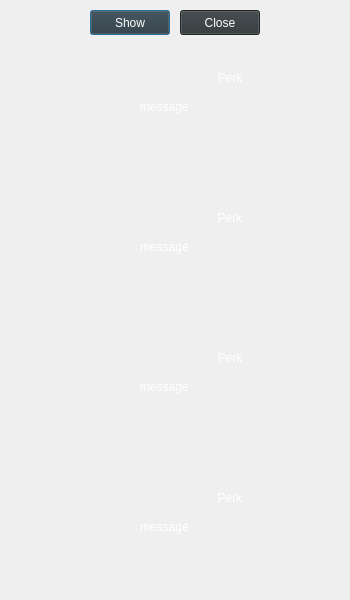
<?xml version="1.0" encoding="UTF-8"?>
<ui version="4.0">
 <class>Dialog</class>
 <widget class="QDialog" name="Dialog">
  <property name="geometry">
   <rect>
    <x>0</x>
    <y>0</y>
    <width>350</width>
    <height>600</height>
   </rect>
  </property>
  <property name="minimumSize">
   <size>
    <width>350</width>
    <height>140</height>
   </size>
  </property>
  <property name="maximumSize">
   <size>
    <width>350</width>
    <height>600</height>
   </size>
  </property>
  <property name="windowTitle">
   <string>Dialog</string>
  </property>
  <property name="styleSheet">
   <string notr="true">font: 12pt &quot;Sylfaen&quot;;
color: rgb(255, 255, 255);


</string>
  </property>
  <widget class="QLabel" name="msg4_lbl">
   <property name="geometry">
    <rect>
     <x>140</x>
     <y>520</y>
     <width>200</width>
     <height>60</height>
    </rect>
   </property>
   <property name="sizePolicy">
    <sizepolicy hsizetype="Preferred" vsizetype="Fixed">
     <horstretch>0</horstretch>
     <verstretch>0</verstretch>
    </sizepolicy>
   </property>
   <property name="styleSheet">
    <string notr="true"/>
   </property>
   <property name="text">
    <string>message</string>
   </property>
   <property name="alignment">
    <set>Qt::AlignLeading|Qt::AlignLeft|Qt::AlignTop</set>
   </property>
   <property name="wordWrap">
    <bool>true</bool>
   </property>
  </widget>
  <widget class="QLabel" name="img1">
   <property name="geometry">
    <rect>
     <x>20</x>
     <y>60</y>
     <width>100</width>
     <height>100</height>
    </rect>
   </property>
   <property name="sizePolicy">
    <sizepolicy hsizetype="Fixed" vsizetype="Fixed">
     <horstretch>0</horstretch>
     <verstretch>0</verstretch>
    </sizepolicy>
   </property>
   <property name="minimumSize">
    <size>
     <width>100</width>
     <height>100</height>
    </size>
   </property>
   <property name="maximumSize">
    <size>
     <width>100</width>
     <height>100</height>
    </size>
   </property>
   <property name="cursor">
    <cursorShape>ArrowCursor</cursorShape>
   </property>
   <property name="toolTip">
    <string/>
   </property>
   <property name="whatsThis">
    <string/>
   </property>
   <property name="styleSheet">
    <string notr="true"/>
   </property>
   <property name="text">
    <string/>
   </property>
   <property name="alignment">
    <set>Qt::AlignCenter</set>
   </property>
  </widget>
  <widget class="QLabel" name="perk3_lbl">
   <property name="geometry">
    <rect>
     <x>130</x>
     <y>340</y>
     <width>200</width>
     <height>35</height>
    </rect>
   </property>
   <property name="styleSheet">
    <string notr="true">font: 14pt &quot;Sylfaen&quot;;
background-color: rgba(0, 0, 0, 0);</string>
   </property>
   <property name="text">
    <string>Perk</string>
   </property>
   <property name="alignment">
    <set>Qt::AlignCenter</set>
   </property>
  </widget>
  <widget class="QLabel" name="perk1_lbl">
   <property name="geometry">
    <rect>
     <x>130</x>
     <y>60</y>
     <width>200</width>
     <height>35</height>
    </rect>
   </property>
   <property name="styleSheet">
    <string notr="true">font: 14pt &quot;Sylfaen&quot;;
background-color: rgba(0, 0, 0, 0);</string>
   </property>
   <property name="text">
    <string>Perk</string>
   </property>
   <property name="alignment">
    <set>Qt::AlignCenter</set>
   </property>
  </widget>
  <widget class="QLabel" name="img3">
   <property name="geometry">
    <rect>
     <x>20</x>
     <y>340</y>
     <width>100</width>
     <height>100</height>
    </rect>
   </property>
   <property name="sizePolicy">
    <sizepolicy hsizetype="Fixed" vsizetype="Fixed">
     <horstretch>0</horstretch>
     <verstretch>0</verstretch>
    </sizepolicy>
   </property>
   <property name="minimumSize">
    <size>
     <width>100</width>
     <height>100</height>
    </size>
   </property>
   <property name="maximumSize">
    <size>
     <width>100</width>
     <height>100</height>
    </size>
   </property>
   <property name="cursor">
    <cursorShape>ArrowCursor</cursorShape>
   </property>
   <property name="toolTip">
    <string/>
   </property>
   <property name="whatsThis">
    <string/>
   </property>
   <property name="styleSheet">
    <string notr="true"/>
   </property>
   <property name="text">
    <string/>
   </property>
   <property name="alignment">
    <set>Qt::AlignCenter</set>
   </property>
  </widget>
  <widget class="QLabel" name="msg3_lbl">
   <property name="geometry">
    <rect>
     <x>140</x>
     <y>380</y>
     <width>200</width>
     <height>60</height>
    </rect>
   </property>
   <property name="sizePolicy">
    <sizepolicy hsizetype="Preferred" vsizetype="Fixed">
     <horstretch>0</horstretch>
     <verstretch>0</verstretch>
    </sizepolicy>
   </property>
   <property name="styleSheet">
    <string notr="true"/>
   </property>
   <property name="text">
    <string>message</string>
   </property>
   <property name="alignment">
    <set>Qt::AlignLeading|Qt::AlignLeft|Qt::AlignTop</set>
   </property>
   <property name="wordWrap">
    <bool>true</bool>
   </property>
  </widget>
  <widget class="QLabel" name="msg2_lbl">
   <property name="geometry">
    <rect>
     <x>140</x>
     <y>240</y>
     <width>200</width>
     <height>60</height>
    </rect>
   </property>
   <property name="sizePolicy">
    <sizepolicy hsizetype="Preferred" vsizetype="Fixed">
     <horstretch>0</horstretch>
     <verstretch>0</verstretch>
    </sizepolicy>
   </property>
   <property name="styleSheet">
    <string notr="true"/>
   </property>
   <property name="text">
    <string>message</string>
   </property>
   <property name="alignment">
    <set>Qt::AlignLeading|Qt::AlignLeft|Qt::AlignTop</set>
   </property>
   <property name="wordWrap">
    <bool>true</bool>
   </property>
  </widget>
  <widget class="QLabel" name="img4">
   <property name="geometry">
    <rect>
     <x>20</x>
     <y>480</y>
     <width>100</width>
     <height>100</height>
    </rect>
   </property>
   <property name="sizePolicy">
    <sizepolicy hsizetype="Fixed" vsizetype="Fixed">
     <horstretch>0</horstretch>
     <verstretch>0</verstretch>
    </sizepolicy>
   </property>
   <property name="minimumSize">
    <size>
     <width>100</width>
     <height>100</height>
    </size>
   </property>
   <property name="maximumSize">
    <size>
     <width>100</width>
     <height>100</height>
    </size>
   </property>
   <property name="cursor">
    <cursorShape>ArrowCursor</cursorShape>
   </property>
   <property name="toolTip">
    <string/>
   </property>
   <property name="whatsThis">
    <string/>
   </property>
   <property name="styleSheet">
    <string notr="true"/>
   </property>
   <property name="text">
    <string/>
   </property>
   <property name="alignment">
    <set>Qt::AlignCenter</set>
   </property>
  </widget>
  <widget class="QLabel" name="img2">
   <property name="geometry">
    <rect>
     <x>20</x>
     <y>200</y>
     <width>100</width>
     <height>100</height>
    </rect>
   </property>
   <property name="sizePolicy">
    <sizepolicy hsizetype="Fixed" vsizetype="Fixed">
     <horstretch>0</horstretch>
     <verstretch>0</verstretch>
    </sizepolicy>
   </property>
   <property name="minimumSize">
    <size>
     <width>100</width>
     <height>100</height>
    </size>
   </property>
   <property name="maximumSize">
    <size>
     <width>100</width>
     <height>100</height>
    </size>
   </property>
   <property name="cursor">
    <cursorShape>ArrowCursor</cursorShape>
   </property>
   <property name="toolTip">
    <string/>
   </property>
   <property name="whatsThis">
    <string/>
   </property>
   <property name="styleSheet">
    <string notr="true"/>
   </property>
   <property name="text">
    <string/>
   </property>
   <property name="alignment">
    <set>Qt::AlignCenter</set>
   </property>
  </widget>
  <widget class="QLabel" name="perk4_lbl">
   <property name="geometry">
    <rect>
     <x>130</x>
     <y>480</y>
     <width>200</width>
     <height>35</height>
    </rect>
   </property>
   <property name="styleSheet">
    <string notr="true">font: 14pt &quot;Sylfaen&quot;;
background-color: rgba(0, 0, 0, 0);</string>
   </property>
   <property name="text">
    <string>Perk</string>
   </property>
   <property name="alignment">
    <set>Qt::AlignCenter</set>
   </property>
  </widget>
  <widget class="QLabel" name="bg">
   <property name="geometry">
    <rect>
     <x>0</x>
     <y>0</y>
     <width>900</width>
     <height>600</height>
    </rect>
   </property>
   <property name="sizePolicy">
    <sizepolicy hsizetype="Fixed" vsizetype="Fixed">
     <horstretch>0</horstretch>
     <verstretch>0</verstretch>
    </sizepolicy>
   </property>
   <property name="styleSheet">
    <string notr="true"/>
   </property>
   <property name="text">
    <string/>
   </property>
   <property name="pixmap">
    <pixmap>../rsc/bg.png</pixmap>
   </property>
   <property name="scaledContents">
    <bool>true</bool>
   </property>
  </widget>
  <widget class="QLabel" name="msg1_lbl">
   <property name="geometry">
    <rect>
     <x>140</x>
     <y>100</y>
     <width>200</width>
     <height>60</height>
    </rect>
   </property>
   <property name="sizePolicy">
    <sizepolicy hsizetype="Preferred" vsizetype="Fixed">
     <horstretch>0</horstretch>
     <verstretch>0</verstretch>
    </sizepolicy>
   </property>
   <property name="styleSheet">
    <string notr="true"/>
   </property>
   <property name="text">
    <string>message</string>
   </property>
   <property name="alignment">
    <set>Qt::AlignLeading|Qt::AlignLeft|Qt::AlignTop</set>
   </property>
   <property name="wordWrap">
    <bool>true</bool>
   </property>
  </widget>
  <widget class="QLabel" name="perk2_lbl">
   <property name="geometry">
    <rect>
     <x>130</x>
     <y>200</y>
     <width>200</width>
     <height>35</height>
    </rect>
   </property>
   <property name="styleSheet">
    <string notr="true">font: 14pt &quot;Sylfaen&quot;;
background-color: rgba(0, 0, 0, 0);</string>
   </property>
   <property name="text">
    <string>Perk</string>
   </property>
   <property name="alignment">
    <set>Qt::AlignCenter</set>
   </property>
  </widget>
  <widget class="QPushButton" name="show_btn">
   <property name="geometry">
    <rect>
     <x>90</x>
     <y>10</y>
     <width>80</width>
     <height>25</height>
    </rect>
   </property>
   <property name="styleSheet">
    <string notr="true">QPushButton {
	background-color:#2F3538;
}

QPushButton:hover {
	background-color:#404040;
}
</string>
   </property>
   <property name="text">
    <string>Show</string>
   </property>
  </widget>
  <widget class="QPushButton" name="close_btn">
   <property name="geometry">
    <rect>
     <x>180</x>
     <y>10</y>
     <width>80</width>
     <height>25</height>
    </rect>
   </property>
   <property name="styleSheet">
    <string notr="true">QPushButton {
	background-color:#2F3538;
}

QPushButton:hover {
	background-color:#404040;
}
</string>
   </property>
   <property name="text">
    <string>Close</string>
   </property>
  </widget>
  <zorder>bg</zorder>
  <zorder>msg4_lbl</zorder>
  <zorder>img1</zorder>
  <zorder>perk3_lbl</zorder>
  <zorder>perk1_lbl</zorder>
  <zorder>img3</zorder>
  <zorder>msg3_lbl</zorder>
  <zorder>msg2_lbl</zorder>
  <zorder>img4</zorder>
  <zorder>img2</zorder>
  <zorder>perk4_lbl</zorder>
  <zorder>msg1_lbl</zorder>
  <zorder>perk2_lbl</zorder>
  <zorder>show_btn</zorder>
  <zorder>close_btn</zorder>
 </widget>
 <resources/>
 <connections/>
</ui>
